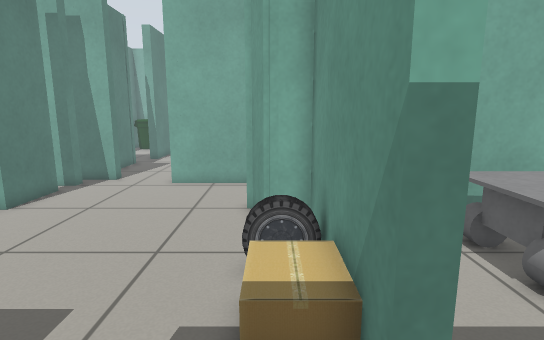
[1] (above)

21 first-person views from a walk through a world built for the Gazebo simulator. The camera is 0.9 m above the floor, tilts 10° down and sees 80° across. The floor is counted in squares, 0.25 m on a side. Each view is taken from the middle of a square. On the plan, view 1 faces up. The plan holds only what a view shows up to about 20 squares ahead; the rest is blank. The place goes on beyond the plan. Robots are left out. Simple patterns stand in for the simulator's built-in surfaces. Some stock models are drawn as simple stand-ins.

[2]
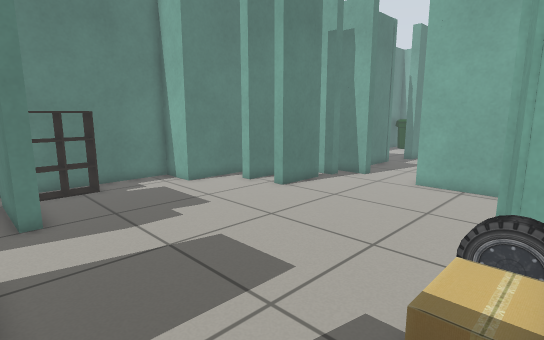

[3]
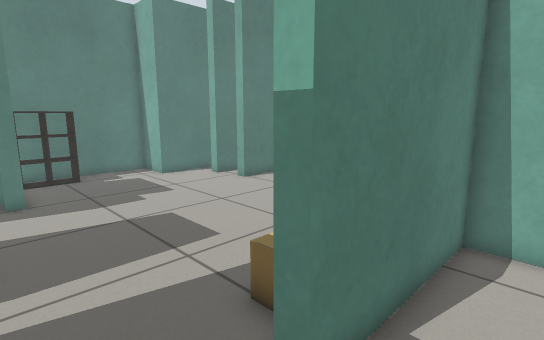

[4]
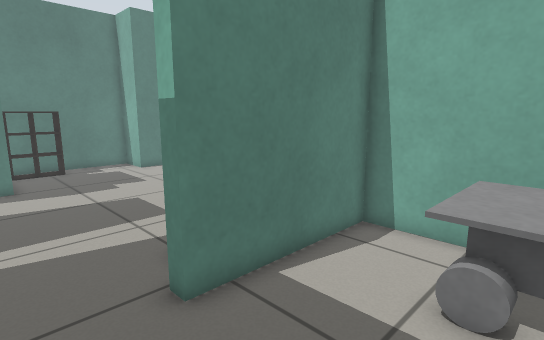

[5]
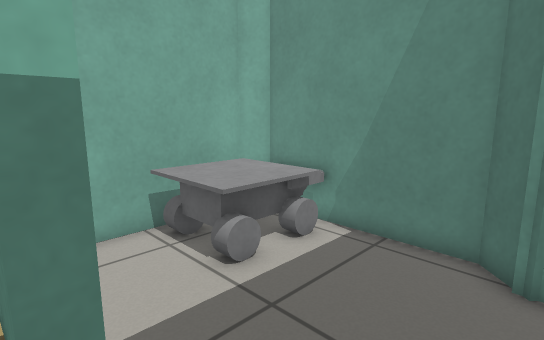

[6]
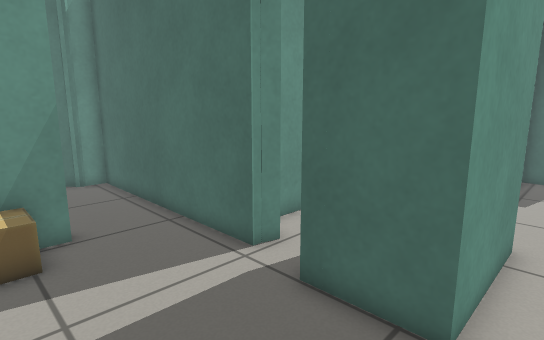

[7]
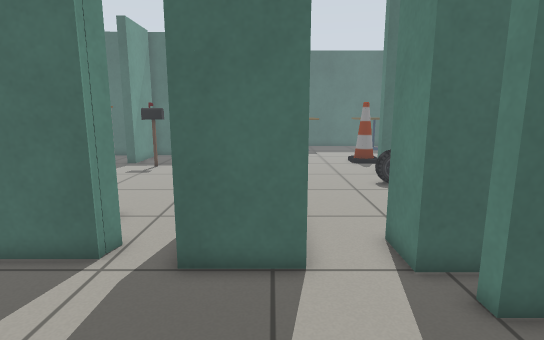

[8]
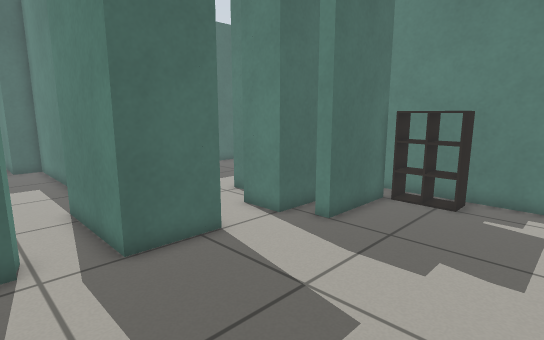

[9]
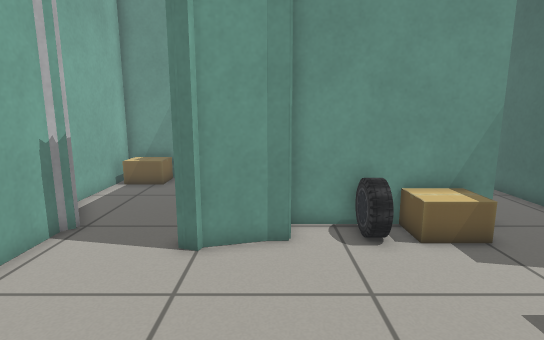

[10]
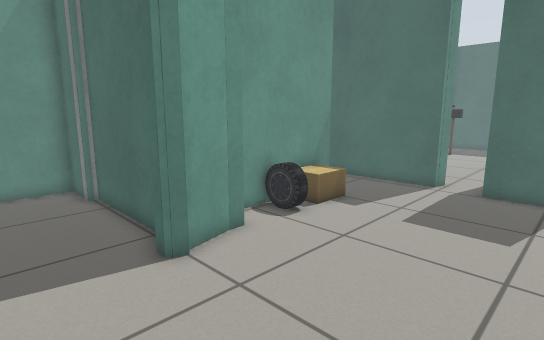

[11]
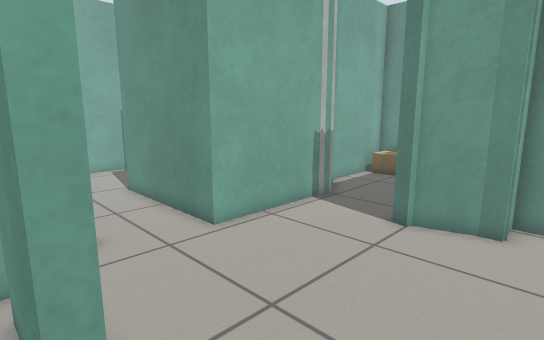

[12]
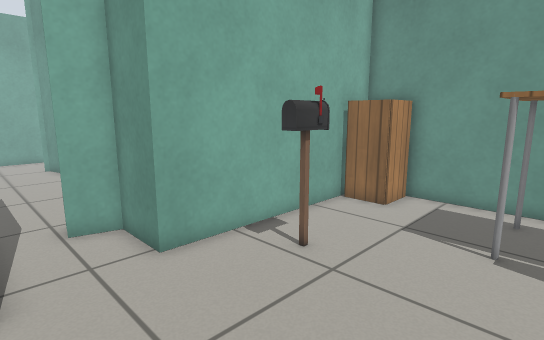

[13]
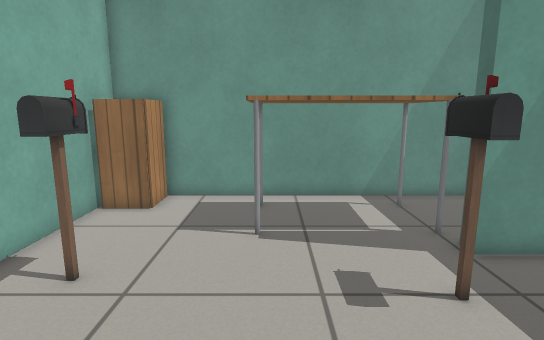

[14]
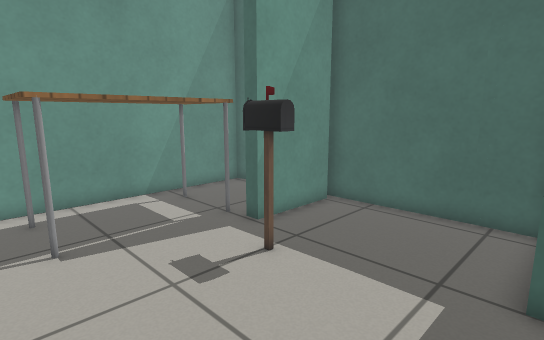

[15]
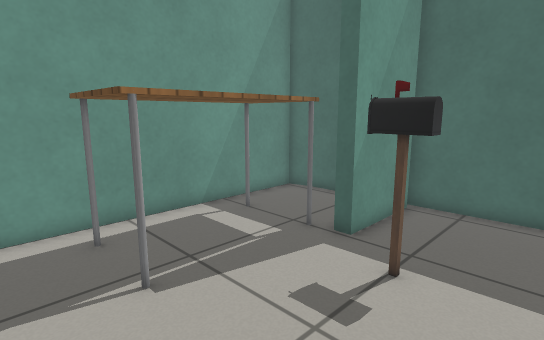

[16]
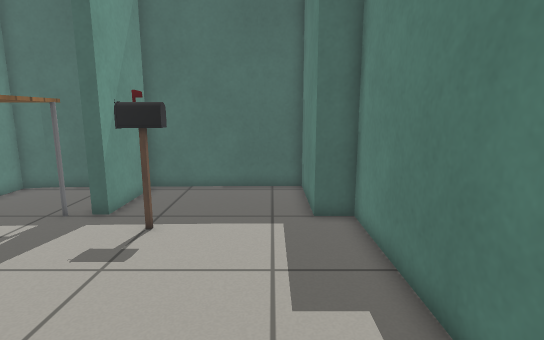

[17]
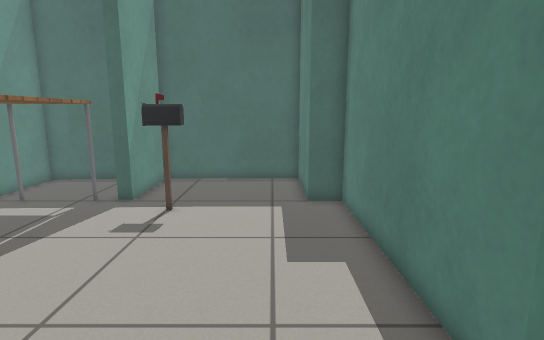

[18]
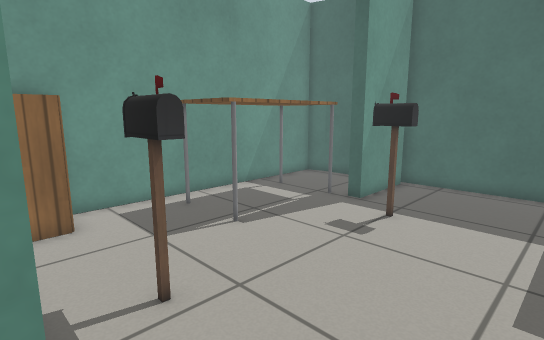

[19]
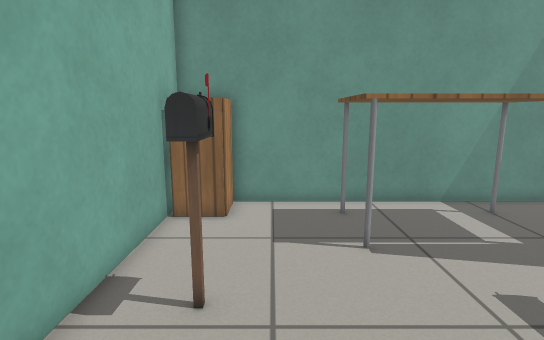

[20]
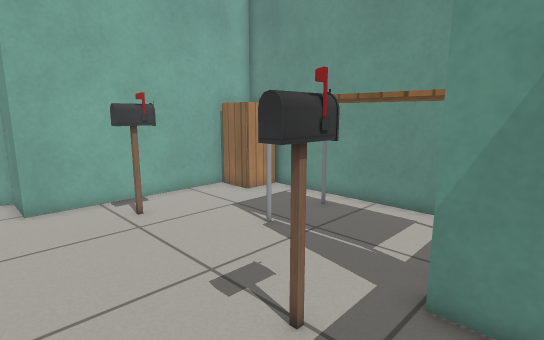

[21]
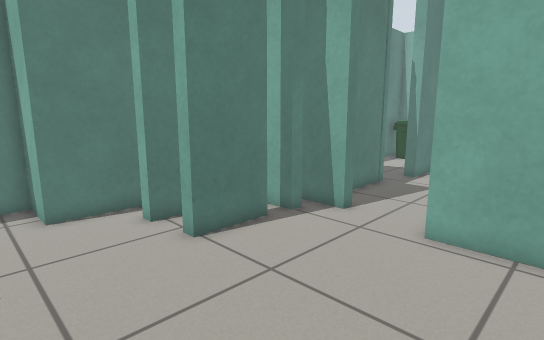

### Floor plan
Ten units are one square. View 1 is at (0, 0); x grows to the right and y downward. Boxes are objects, and circles mark ways between rooms. Rooms are numbered by the first view taken in them; rooms with no view inside come last. Other rooms are left out.
<svg viewBox="-172 -220 274 434">
<path fill="none" stroke="#000" d="M-100 -117 -106 -117M-122 -115 -129 -115M-1 -95 -7 -119M-125 -1 -103 -1 -103 20M-27 10 -27 6 5 6M-29 15 -27 8M-78 26 -78 1 -48 1 -48 26M12 -29 12 -95 -2 -95 -3 -101M-151 -18 -110 -18 -110 -12M-143 -128 -143 -89 -167 -89 -167 -10M-161 -47 -149 -47 -149 -21M5 6 87 6 87 -6 97 -16 97 -88 89 -96 18 -95 18 -29 12 -29M-10 -118 -8 -125M11 -118 64 -118 67 -123M-85 -180 -85 -173 -106 -173M-98 -165 -98 -158M-100 -149 -100 -117M70 -122 89 -122 89 -180 39 -180 9 -162 4 -165 -52 -165 -52 -215M-100 -215 -100 -202M28 202 28 162 35 162M55 206 79 205M-59 62 -59 160 -45 160 -45 209 32 206M78 205 89 202 89 43 -14 43 -14 18 -29 15M-48 26 -48 51"/>
<rect x="-15" y="-75" width="20" height="10" fill="#bbb"><title>car</title></rect>
<rect x="-5" y="-65" width="20" height="30" fill="#bbb"><title>cardboard box</title></rect>
<rect x="45" y="-95" width="50" height="40" fill="#bbb"><title>other object</title></rect>
<rect x="65" y="-175" width="20" height="20" fill="#bbb"><title>cardboard box</title></rect>
<rect x="-5" y="145" width="30" height="10" fill="#bbb"><title>postbox</title></rect>
<rect x="5" y="55" width="20" height="20" fill="#bbb"><title>postbox</title></rect>
<rect x="35" y="95" width="40" height="70" fill="#bbb"><title>table</title></rect>
<rect x="65" y="45" width="20" height="20" fill="#bbb"><title>cabinet</title></rect>
<circle cx="15" cy="-10" r="3" fill="#2a7"/>
<circle cx="-55" cy="-120" r="3" fill="#2a7"/>
<circle cx="-35" cy="30" r="3" fill="#2a7"/>
<text x="-70" y="-60">1</text>
<text x="60" y="-40">2</text>
<text x="-20" y="-150">3</text>
<text x="20" y="120">4</text>
</svg>
Room 1 opens to room 2. Room 1 opens to room 3. Room 1 opens to room 4.

Where each view was taken, in squares from view 1:
view 1: 0 up, 0 right, facing up
view 2: 0 up, 1 right, facing up-left
view 3: 0 up, 4 right, facing up-left
view 4: 0 up, 7 right, facing up-left
view 5: 0 up, 1 right, facing up-right
view 6: 5 up, 9 left, facing down-right
view 7: 7 up, 7 left, facing down
view 8: 8 up, 2 left, facing down-left
view 9: 10 up, 9 left, facing right
view 10: 16 up, 8 left, facing down-right
view 11: 8 up, 11 left, facing up-right
view 12: 12 down, 5 left, facing up-right
view 13: 11 down, 5 left, facing right
view 14: 9 down, 5 left, facing down-right
view 15: 8 down, 2 left, facing down-right
view 16: 5 down, 3 left, facing down
view 17: 3 down, 3 left, facing down
view 18: 4 down, 4 left, facing down-right
view 19: 8 down, 4 left, facing right
view 20: 18 down, 3 left, facing up-right
view 21: 7 up, 2 left, facing up-left
